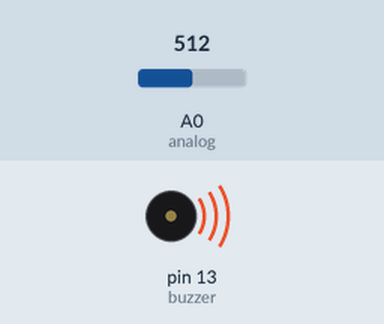
A sketch run on a simulated Arduino Uno, built with avr-gcc and run on an emulated ATmega328P. Parts: buzzer (waves = sounding, pin HIGH). The inputs (shaded band) are chosen by the test bench; at power-on: A0 (analog) = 512. What the sketch prints to the serial monitor is not drawn.

Above: at 1.8 s.
1.9 s: A0 (analog) set to 783
3.4 s: A0 (analog) set to 814
At 4.9 s:
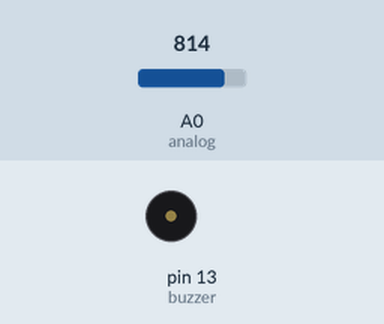
5.5 s: A0 (analog) set to 790
At 8.0 s:
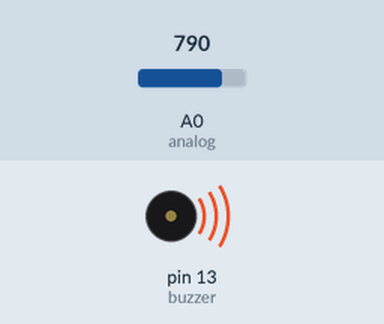
8.3 s: A0 (analog) set to 810
At 9.8 s:
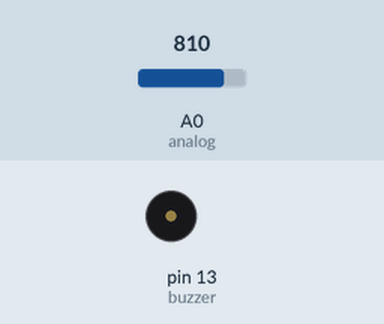
Timing chart, 0 to 11.3 s (numbered marks = the images above; inputs shaded):
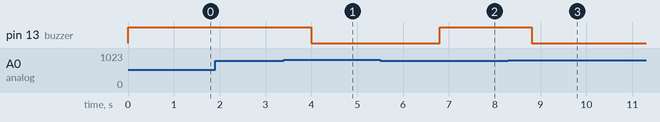

The sketch:

flames.ino
```cpp
int buzzer=13;
int analog=0;
int flamepin=2;
int threshold=800;
int flame=HIGH;

void setup() {
pinMode(buzzer,OUTPUT);
pinMode(analog,INPUT);

Serial.begin(9600);


}

void loop() {
  int analogval=analogRead(analog);
  Serial.println(analogval);

  if(analogval<threshold)
  {
    digitalWrite(buzzer,HIGH);
    Serial.print("high flame");
    Serial.print(analogval);

    //delay(1000);
  }
  else
  {
    digitalWrite(buzzer,LOW);
    Serial.print("low flame");
    delay(400);
  }
  delay(1000);
}
```

Measured:
- the behaviour switches between 799 and 800 on A0 (analog) (found by bisection; images 0 and 1)
- after the input at 1.9 s, every drawn part: stays the same
- after the input at 3.4 s, pin 13 (buzzer): HIGH → LOW after 0.60 s
- after the input at 5.5 s, pin 13 (buzzer): LOW → HIGH after 1.3 s
- after the input at 8.3 s, pin 13 (buzzer): HIGH → LOW after 0.50 s
